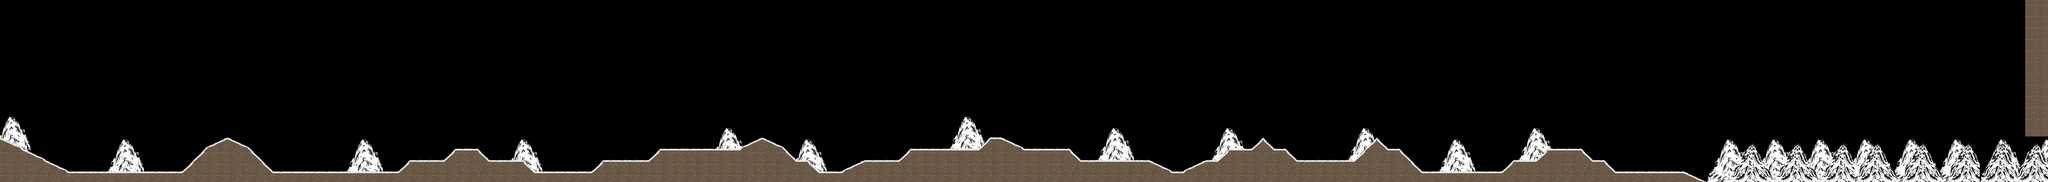

This game map was drawn from its Tiled (.tmx) file and the tilesets committed beside it. A one-line description and the trimmed map source follow:
An orthogonal 180x16 tile map with 64x64 px tiles, 2 tile layers (Tile BG, Tile FG), 3 tilesets and 66 objects (21x cloud, 19x star, 11x plane, 10x bird, 3x checkpoint, ...).

<map version="1.0" orientation="orthogonal" width="180" height="16" tilewidth="64" tileheight="64">
 <tileset firstgid="1" name="tileset" tilewidth="64" tileheight="64">
  <image source="tileset.png" />
 </tileset>
 <tileset firstgid="33" source="tilesheet.tsx" />
 <tileset firstgid="69" source="mountain.tsx" />
 <layer name="Tile BG" width="180" height="16">
  <data>[2880 cells, 433 non-empty, 20 distinct tile ids]</data>
 </layer>
 <layer name="Tile FG" width="180" height="16">
  <data>[2880 cells, 506 non-empty, 28 distinct tile ids]</data>
 </layer>
 <objectgroup name="Objects" width="180" height="16">
  <object name="spawn" type="spawn" x="444" y="370" width="62" height="62" />
  <object name="bird" type="bird" x="1224" y="194" width="128" height="60" />
  <object name="plane" type="plane" x="900" y="514" width="188" height="60" />
  <object name="star" type="star" x="888" y="146" width="64" height="68">
   <properties>
    <property name="delay" value="450" />
   </properties>
  </object>
  <object name="couldH" type="cloud" x="1620" y="58" width="192" height="124">
   <properties>
    <property name="neutral" value="1" />
   </properties>
  </object>
  <object name="bird" type="bird" x="1782" y="578" width="128" height="60" />
  <object name="bird" type="bird" x="2654" y="490" width="132" height="64" />
  <object name="cloudN" type="cloud" x="2436" y="94" width="188" height="128" />
  <object name="cloudL" type="cloud" x="3228" y="526" width="196" height="120">
   <properties>
    <property name="neutral" value="9" />
   </properties>
  </object>
  <object name="cloudR" type="cloud" x="4512" y="542" width="192" height="132">
   <properties>
    <property name="neutral" value="3" />
   </properties>
  </object>
  <object name="star" type="star" x="4080" y="330" width="68" height="64">
   <properties>
    <property name="delay" value="450" />
   </properties>
  </object>
  <object name="bird" type="bird" x="4200" y="256" width="136" height="60" />
  <object name="bird" type="bird" x="4196" y="492" width="124" height="56" />
  <object name="bird" type="bird" x="4774" y="256" width="124" height="76" />
  <object name="cloudL" type="cloud" x="4116" y="92" width="184" height="128">
   <properties>
    <property name="neutral" value="9" />
   </properties>
  </object>
  <object name="star" type="star" x="4648" y="94" width="68" height="68">
   <properties>
    <property name="delay" value="700" />
   </properties>
  </object>
  <object name="star" type="star" x="2124" y="242" width="60" height="68">
   <properties>
    <property name="delay" value="500" />
   </properties>
  </object>
  <object name="star" type="star" x="2492" y="330" width="60" height="68">
   <properties>
    <property name="delay" value="750" />
   </properties>
  </object>
  <object name="cloudH" type="cloud" x="5070" y="108" width="180" height="120">
   <properties>
    <property name="value" value="1" />
   </properties>
  </object>
  <object name="star" type="star" x="3442" y="282" width="68" height="60">
   <properties>
    <property name="delay" value="650" />
   </properties>
  </object>
  <object name="plane" type="plane" x="6264" y="240" width="160" height="72" />
  <object name="cloudT" type="cloud" x="5388" y="214" width="196" height="124">
   <properties>
    <property name="neutral" value="7" />
   </properties>
  </object>
  <object name="cloudR" type="cloud" x="5740" y="70" width="184" height="124">
   <properties>
    <property name="neutral" value="3" />
   </properties>
  </object>
  <object name="cloudN" type="cloud" x="6036" y="510" width="196" height="120" />
  <object name="plane" type="plane" x="6846" y="738" width="184" height="68" />
  <object name="plane" type="plane" x="6850" y="574" width="184" height="68" />
  <object name="cloudH" type="cloud" x="6526" y="38" width="204" height="128">
   <properties>
    <property name="neutral" value="1" />
   </properties>
  </object>
  <object name="cloudL" type="cloud" x="7106" y="30" width="204" height="128">
   <properties>
    <property name="neutral" value="9" />
   </properties>
  </object>
  <object name="cloudH" type="cloud" x="7170" y="642" width="204" height="128">
   <properties>
    <property name="neutral" value="1" />
   </properties>
  </object>
  <object name="cloudT" type="cloud" x="7110" y="322" width="204" height="128">
   <properties>
    <property name="neutral" value="7" />
   </properties>
  </object>
  <object name="cloudL" type="cloud" x="6506" y="670" width="204" height="128">
   <properties>
    <property name="neutral" value="9" />
   </properties>
  </object>
  <object name="star" type="star" x="5114" y="326" width="68" height="64">
   <properties>
    <property name="delay" value="650" />
   </properties>
  </object>
  <object name="star" type="star" x="5334" y="114" width="68" height="64">
   <properties>
    <property name="delay" value="600" />
   </properties>
  </object>
  <object name="star" type="star" x="6978" y="282" width="68" height="64">
   <properties>
    <property name="delay" value="500" />
   </properties>
  </object>
  <object name="cloudL" type="cloud" x="7712" y="666" width="184" height="116">
   <properties>
    <property name="neutral" value="9" />
   </properties>
  </object>
  <object name="cloudL" type="cloud" x="7704" y="394" width="184" height="116">
   <properties>
    <property name="neutral" value="9" />
   </properties>
  </object>
  <object name="cloudL" type="cloud" x="7712" y="94" width="184" height="116">
   <properties>
    <property name="neutral" value="9" />
   </properties>
  </object>
  <object name="star" type="star" x="8026" y="98" width="68" height="64">
   <properties>
    <property name="delay" value="350" />
   </properties>
  </object>
  <object name="star" type="star" x="7490" y="230" width="68" height="64">
   <properties>
    <property name="delay" value="650" />
   </properties>
  </object>
  <object name="star" type="star" x="9290" y="462" width="68" height="64">
   <properties>
    <property name="delay" value="420" />
   </properties>
  </object>
  <object name="plane" type="plane" x="8376" y="426" width="184" height="60" />
  <object name="plane" type="plane" x="8860" y="90" width="196" height="72" />
  <object name="plane" type="plane" x="8816" y="762" width="200" height="60" />
  <object name="bird" type="bird" x="8836" y="314" width="136" height="60" />
  <object name="bird" type="bird" x="8280" y="722" width="136" height="64" />
  <object name="bird" type="bird" x="8272" y="122" width="136" height="64" />
  <object name="star" type="star" x="9226" y="526" width="68" height="64">
   <properties>
    <property name="delay" value="480" />
   </properties>
  </object>
  <object name="star" type="star" x="9354" y="398" width="68" height="64">
   <properties>
    <property name="delay" value="360" />
   </properties>
  </object>
  <object name="star" type="star" x="9418" y="338" width="68" height="64">
   <properties>
    <property name="delay" value="300" />
   </properties>
  </object>
  </objectgroup>
 <objectgroup name="Instructions" width="180" height="16" />
</map>
<!-- 17 of 66 objects omitted -->
